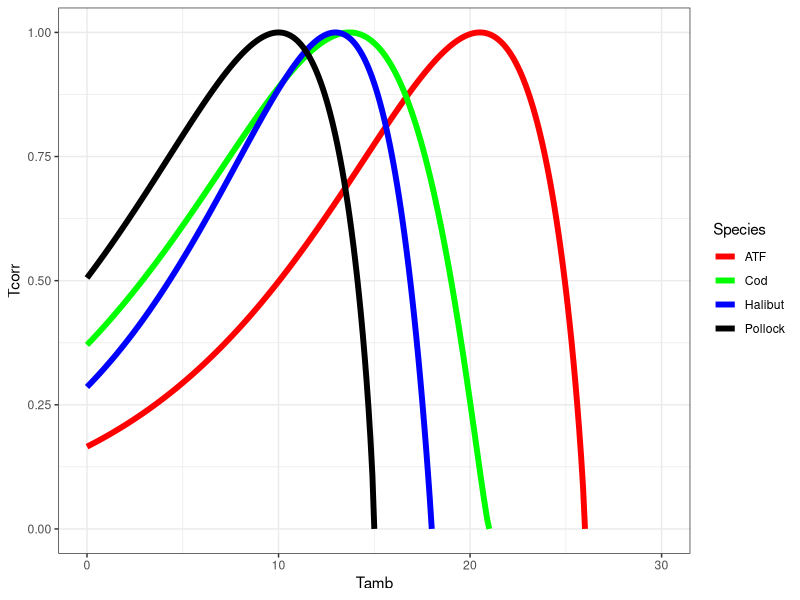
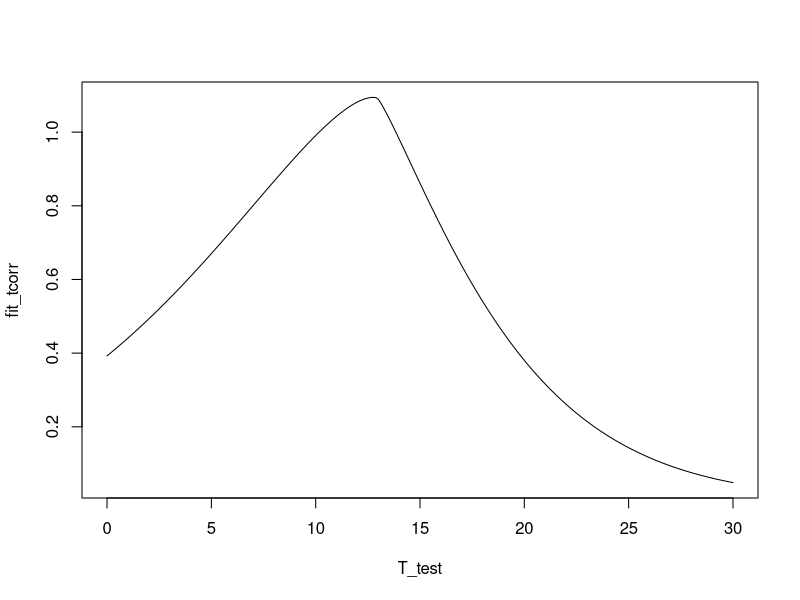
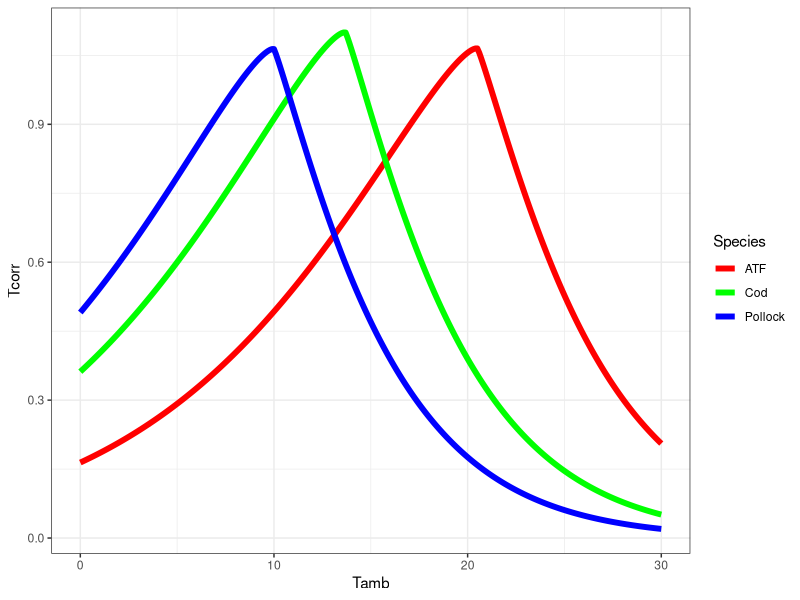
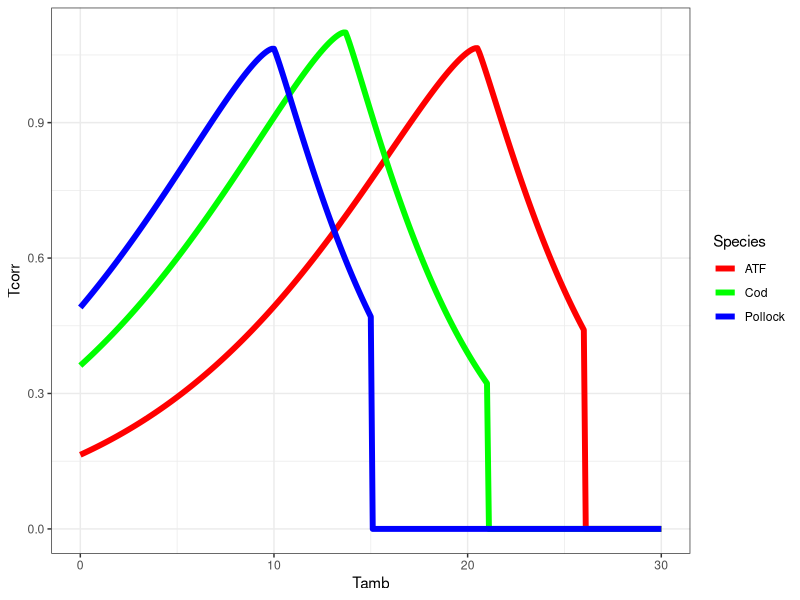

Write R code to recreate these figures, in order.
# Bioenergetics from CEATTLE
library(tidyverse)

# Pollock, Cod, and ATF from: Holsman, K. K., & Aydin, K. (2015). Comparative methods for evaluating climate change impacts on the foraging ecology of Alaskan groundfish. Marine Ecology Progress Series, 521, 217–235. https://doi.org/10.3354/meps11102
# Halibut from: Holsman, KK, Aydin, K, Sullivan, J, Hurst, T, Kruse, GH. Climate effects and bottom-up controls on growth and size-at-age of Pacific halibut (Hippoglossus stenolepis) in Alaska (USA). Fish Oceanogr. 2019; 28: 345– 358. https://doi.org/10.1111/fog.12416

dat <- data.frame('Par' = c('Cq', 'Tc0', 'Tcm'),
                  'Pollock' = c(2.6, 10, 15),
                  'Cod' = c(2.41, 13.7, 21),
                  'ATF' = c(2.497, 20.512, 26),
                  'Halibut' = c(3.084, 12.97, 18))

# TC0 is the temperature where laboratory consumption rates are highest, TCM is the maximum water
# temperature above which consumption ceases and CQ approximates the Q10 or the rate at which 
# the function increases over relatively low water temperatures.

make_curve <- function(species, dat, Tamb){
  
  Cq <- dat %>% filter(Par == 'Cq') %>% pull(species)
  Tc0 <- dat %>% filter(Par == 'Tc0') %>% pull(species)
  Tcm <- dat %>% filter(Par == 'Tcm') %>% pull(species)
  
  Y <- log(Cq) * (Tcm - Tc0 + 2)
  Z <- log(Cq) * (Tcm - Tc0)
  X <- (Z^2 * (1 + (1 + 40/Y)^0.5)^2)/400
  V <- (Tcm - Tamb) / (Tcm - Tc0)
  
  Tcorr <- V^X * exp((X * (1 - V)))
  
  return(Tcorr)

}

tcorr_frame <- data.frame('Tamb' = seq(0, 30, 0.1)) %>%
  mutate(Pollock = make_curve('Pollock', dat, Tamb),
         Cod = make_curve('Cod', dat, Tamb),
         ATF = make_curve('ATF', dat, Tamb),
         Halibut = make_curve('Halibut', dat, Tamb)) 

tcorr_frame_long <- tcorr_frame %>%
  pivot_longer(-Tamb, names_to = 'Species', values_to = 'Tcorr')


tcorr_frame_long %>%
  ggplot(aes(x = Tamb, y = Tcorr, color = Species))+
  geom_line(size = 2)+
  scale_color_manual(values = c('red','green','blue','black'))+
  theme_bw()


# Atlantis Q10method = 1 --------------------------------------------------
# 6-parameter function

# thi is the original parametrization in the manual/code
coeffA <- 0.851
coeffB <- 1.066 # global
Tc0 <- 19 # optimum for each species
coeffC <- 1 # global
coeffD <- 3 # global
corr <- 1000

Tamb <- seq(0,30,0.1) # temperature

tcorr_at <- log(2) * coeffA * coeffB^Tamb * exp(-coeffC * (abs(Tamb - Tc0)^coeffD) / corr)


# Fit model for single species --------------------------------------------

set.seed(999)

this_data <- tcorr_frame %>% select(Tamb, Cod) %>% filter(!is.nan(Cod)) %>% set_names(c('Tamb','Tcorr'))

fit_at_tcorr <- function(par, dat){
  coeffA <- exp(par[1])
  coeffB <- exp(par[2]) # global
  Tc0 <- 13.7 # optimum for each species
  coeffC <- exp(par[3]) # global
  coeffD <- exp(par[4]) # global
  corr <- exp(par[5])
  
  #data
  Tamb <- dat$Tamb
  Tcorr <- dat$Tcorr
  
  #gg
  Tcorr_at <- log(2) * coeffA * coeffB^Tamb * exp(-coeffC * (abs(Tamb - Tc0)^coeffD) / corr)
  
  NLL <- -sum(dnorm(Tcorr, Tcorr_at, log = T))
  
  NLL
}

start_tcorr <- c(log(0.851), log(1.066), log(1), log(3), log(1000))
tcorr_fit <- optim(start_tcorr, fit_at_tcorr, dat = this_data)
exp(tcorr_fit$par)

fit_A <- exp(tcorr_fit$par[1])
fit_B <- exp(tcorr_fit$par[2])
fit_C <- exp(tcorr_fit$par[3])
fit_D <- exp(tcorr_fit$par[4])
fit_corr <- exp(tcorr_fit$par[5])

# make predictions and see how they align
T_test <- seq(0,30,0.1)
fit_tcorr <- log(2) * fit_A * fit_B^T_test * exp(-fit_C * (abs(T_test - 12.97)^fit_D) / fit_corr)

plot(T_test, fit_tcorr, 'l') # not awesome. Sensitive to some of the initial values (functional response is very sensititve to parameter changes)



# Global fixed ------------------------------------------------------------

# set values of the global parameters to some defaults
# defaults chosen based on single-species fits above
# fit the rest species by species

set.seed(999)

Tamb <- seq(0,30,0.1) # temperature

fit_at_tcorr <- function(par, dat, Tc0){
  
  coeffA <- exp(par[1])
  coeffB <- 0.95 # global
  coeffC <- 7 # global
  coeffD <- 1.2 # global
  corr <- exp(par[2])
  
  #data
  Tamb <- dat$Tamb
  Tcorr <- dat$Tcorr
  
  #gg
  Tcorr_at <- log(2) * coeffA * coeffB^Tamb * exp(-coeffC * (abs(Tamb - Tc0)^coeffD) / corr)
  
  obj_fun <- sum((log1p(Tcorr)-log1p(Tcorr_at))^2)
  obj_fun
}

# use as starting values the parameter estimates from the first fit
start_tcorr_POL <- c(log(2.58), log(83.50))
start_tcorr_COD <- c(log(2.88), log(107.06))
start_tcorr_ATF <- c(log(4.29), log(102.08))

# make data
this_data_POL <- tcorr_frame %>% select(Tamb, Pollock) %>% filter(!is.nan(Pollock)) %>% set_names(c('Tamb','Tcorr'))
this_data_COD <- tcorr_frame %>% select(Tamb, Cod) %>% filter(!is.nan(Cod)) %>% set_names(c('Tamb','Tcorr'))
this_data_ATF <- tcorr_frame %>% select(Tamb, ATF) %>% filter(!is.nan(ATF)) %>% set_names(c('Tamb','Tcorr'))

# fit
tcorr_fit_POL <- optim(start_tcorr_POL, fit_at_tcorr, dat = this_data_POL, Tc0 = 10)
tcorr_fit_COD <- optim(start_tcorr_COD, fit_at_tcorr, dat = this_data_COD, Tc0 = 13.7)
tcorr_fit_ATF <- optim(start_tcorr_ATF, fit_at_tcorr, dat = this_data_ATF, Tc0 = 20.512)

#pol
fit_A_POL <- exp(tcorr_fit_POL$par[1])
fit_corr_POL <- exp(tcorr_fit_POL$par[2])
#cod
fit_A_COD <- exp(tcorr_fit_COD$par[1])
fit_corr_COD <- exp(tcorr_fit_COD$par[2])
#atf
fit_A_ATF <- exp(tcorr_fit_ATF$par[1])
fit_corr_ATF <- exp(tcorr_fit_ATF$par[2])

# make predictions and see how they align
T_test <- seq(0,30,0.1)

fit_tcorr_POL <- log(2) * fit_A_POL * 0.95^T_test * exp(-7 * (abs(T_test - 10)^1.2) / fit_corr_POL)
fit_tcorr_COD <- log(2) * fit_A_COD * 0.95^T_test * exp(-7 * (abs(T_test - 13.7)^1.2) / fit_corr_COD)
fit_tcorr_ATF <- log(2) * fit_A_ATF * 0.95^T_test * exp(-7 * (abs(T_test - 20.512)^1.2) / fit_corr_ATF)

fit_tcorr <- data.frame(T_test, fit_tcorr_POL, fit_tcorr_COD, fit_tcorr_ATF) %>%
  set_names(c('Tamb', 'Pollock', 'Cod', 'ATF')) %>%
  pivot_longer(-Tamb, names_to = 'Species', values_to = 'Tcorr')

fit_tcorr %>% ggplot(aes(x = Tamb, y = Tcorr, color = Species))+
  geom_line(size = 2)+
  scale_color_manual(values = c('red','green','blue'))+
  theme_bw()


# Merge with thermal maxima ----------------------------------------------

# It is interesting to note that the thermal optima and maximum temperatures we get from Aquamaps are 
# generally lower than the values used in Holsman and Aydin (2015)
# TODO: check those as it will be important to get those right

# Tcm is the temperature after which consumption ceased in the lab setting from Holsman and Aydin (2015)

fit_tcorr <- fit_tcorr %>%
  rowwise() %>%
  mutate(Tcm = ifelse(Species == 'Pollock', 15, ifelse(Species == 'Cod', 21, 26))) %>%
  mutate(Tcorr = ifelse(Tamb <= Tcm, Tcorr, 0))

fit_tcorr %>% ggplot(aes(x = Tamb, y = Tcorr, color = Species))+
  geom_line(size = 2)+
  scale_color_manual(values = c('red','green','blue'))+
  theme_bw()
